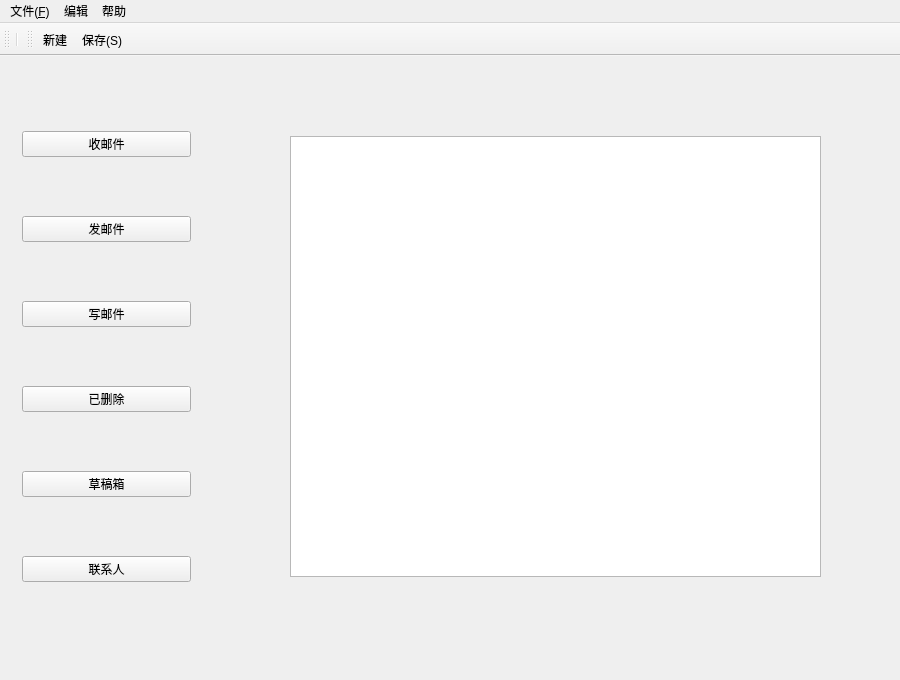
<?xml version="1.0" encoding="UTF-8"?>
<ui version="4.0">
 <class>MainWindow</class>
 <widget class="QMainWindow" name="MainWindow">
  <property name="geometry">
   <rect>
    <x>0</x>
    <y>0</y>
    <width>900</width>
    <height>680</height>
   </rect>
  </property>
  <property name="windowTitle">
   <string>MainWindow</string>
  </property>
  <widget class="QWidget" name="centralWidget">
   <widget class="QWidget" name="widget" native="true">
    <property name="geometry">
     <rect>
      <x>11</x>
      <y>11</y>
      <width>191</width>
      <height>581</height>
     </rect>
    </property>
    <layout class="QGridLayout" name="gridLayout">
     <item row="5" column="0">
      <widget class="QPushButton" name="buttonDelete">
       <property name="text">
        <string>已删除</string>
       </property>
      </widget>
     </item>
     <item row="7" column="0">
      <widget class="QPushButton" name="buttonLiaison">
       <property name="text">
        <string>联系人</string>
       </property>
      </widget>
     </item>
     <item row="6" column="0">
      <widget class="QPushButton" name="buttonDrafts">
       <property name="text">
        <string>草稿箱</string>
       </property>
      </widget>
     </item>
     <item row="1" column="0">
      <widget class="QPushButton" name="buttonTrans">
       <property name="text">
        <string>发邮件</string>
       </property>
      </widget>
     </item>
     <item row="3" column="0">
      <widget class="QPushButton" name="buttonWrite">
       <property name="text">
        <string>写邮件</string>
       </property>
      </widget>
     </item>
     <item row="0" column="0">
      <widget class="QPushButton" name="buttonReceive">
       <property name="text">
        <string>收邮件</string>
       </property>
      </widget>
     </item>
    </layout>
   </widget>
   <widget class="QWidget" name="widget_2" native="true">
    <property name="geometry">
     <rect>
      <x>270</x>
      <y>40</y>
      <width>571</width>
      <height>501</height>
     </rect>
    </property>
    <widget class="QTextEdit" name="textEdit">
     <property name="geometry">
      <rect>
       <x>20</x>
       <y>40</y>
       <width>531</width>
       <height>441</height>
      </rect>
     </property>
     <property name="html">
      <string>&lt;!DOCTYPE HTML PUBLIC &quot;-//W3C//DTD HTML 4.0//EN&quot; &quot;http://www.w3.org/TR/REC-html40/strict.dtd&quot;&gt;
&lt;html&gt;&lt;head&gt;&lt;meta name=&quot;qrichtext&quot; content=&quot;1&quot; /&gt;&lt;style type=&quot;text/css&quot;&gt;
p, li { white-space: pre-wrap; }
&lt;/style&gt;&lt;/head&gt;&lt;body style=&quot; font-family:'SimSun'; font-size:9pt; font-weight:400; font-style:normal;&quot;&gt;
&lt;p style=&quot; margin-top:0px; margin-bottom:0px; margin-left:0px; margin-right:0px; -qt-block-indent:0; text-indent:0px;&quot;&gt;&lt;img src=&quot;http://layfolk.oss-cn-beijing.aliyuncs.com/img/20200908_qt成果03.png&quot; /&gt; &lt;/p&gt;&lt;/body&gt;&lt;/html&gt;</string>
     </property>
    </widget>
   </widget>
  </widget>
  <widget class="QMenuBar" name="menuBar">
   <property name="geometry">
    <rect>
     <x>0</x>
     <y>0</y>
     <width>900</width>
     <height>26</height>
    </rect>
   </property>
   <widget class="QMenu" name="menu_F">
    <property name="title">
     <string>文件(&amp;F)</string>
    </property>
    <addaction name="action_N"/>
    <addaction name="separator"/>
    <addaction name="action_S"/>
   </widget>
   <widget class="QMenu" name="menu">
    <property name="title">
     <string>编辑</string>
    </property>
   </widget>
   <widget class="QMenu" name="menu_2">
    <property name="title">
     <string>帮助</string>
    </property>
   </widget>
   <addaction name="menu_F"/>
   <addaction name="menu"/>
   <addaction name="menu_2"/>
  </widget>
  <widget class="QToolBar" name="mainToolBar">
   <attribute name="toolBarArea">
    <enum>TopToolBarArea</enum>
   </attribute>
   <attribute name="toolBarBreak">
    <bool>false</bool>
   </attribute>
   <addaction name="separator"/>
  </widget>
  <widget class="QToolBar" name="toolBar">
   <property name="windowTitle">
    <string>toolBar</string>
   </property>
   <attribute name="toolBarArea">
    <enum>TopToolBarArea</enum>
   </attribute>
   <attribute name="toolBarBreak">
    <bool>false</bool>
   </attribute>
   <addaction name="action_N"/>
   <addaction name="action_S"/>
  </widget>
  <action name="action_N">
   <property name="text">
    <string>新建</string>
   </property>
  </action>
  <action name="action_S">
   <property name="text">
    <string>保存(&amp;S)</string>
   </property>
   <property name="toolTip">
    <string>保存</string>
   </property>
  </action>
 </widget>
 <layoutdefault spacing="6" margin="11"/>
 <resources/>
 <connections/>
</ui>
